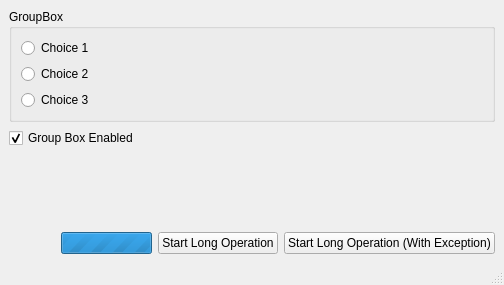
<?xml version="1.0" encoding="UTF-8"?>
<ui version="4.0">
 <class>MainWindow</class>
 <widget class="QMainWindow" name="MainWindow">
  <property name="geometry">
   <rect>
    <x>0</x>
    <y>0</y>
    <width>504</width>
    <height>285</height>
   </rect>
  </property>
  <property name="windowTitle">
   <string>Custom User Interface with Object Oriented Approach (Class ItomUi)</string>
  </property>
  <widget class="QWidget" name="centralwidget">
   <layout class="QVBoxLayout" name="verticalLayout">
    <item>
     <widget class="QGroupBox" name="groupBox">
      <property name="enabled">
       <bool>true</bool>
      </property>
      <property name="title">
       <string>GroupBox</string>
      </property>
      <property name="checkable">
       <bool>false</bool>
      </property>
      <layout class="QVBoxLayout" name="verticalLayout_2">
       <item>
        <widget class="QRadioButton" name="radioButton">
         <property name="text">
          <string>Choice 1</string>
         </property>
        </widget>
       </item>
       <item>
        <widget class="QRadioButton" name="radioButton_2">
         <property name="text">
          <string>Choice 2</string>
         </property>
        </widget>
       </item>
       <item>
        <widget class="QRadioButton" name="radioButton_3">
         <property name="text">
          <string>Choice 3</string>
         </property>
        </widget>
       </item>
      </layout>
     </widget>
    </item>
    <item>
     <widget class="QCheckBox" name="checkEnabled">
      <property name="text">
       <string>Group Box Enabled</string>
      </property>
      <property name="checked">
       <bool>true</bool>
      </property>
     </widget>
    </item>
    <item>
     <spacer name="verticalSpacer">
      <property name="orientation">
       <enum>Qt::Vertical</enum>
      </property>
      <property name="sizeHint" stdset="0">
       <size>
        <width>20</width>
        <height>40</height>
       </size>
      </property>
     </spacer>
    </item>
    <item>
     <layout class="QHBoxLayout" name="horizontalLayout">
      <item>
       <spacer name="horizontalSpacer">
        <property name="orientation">
         <enum>Qt::Horizontal</enum>
        </property>
        <property name="sizeHint" stdset="0">
         <size>
          <width>40</width>
          <height>20</height>
         </size>
        </property>
       </spacer>
      </item>
      <item>
       <widget class="QProgressBar" name="progressBar">
        <property name="maximum">
         <number>0</number>
        </property>
        <property name="value">
         <number>-1</number>
        </property>
        <property name="textVisible">
         <bool>false</bool>
        </property>
       </widget>
      </item>
      <item>
       <widget class="QPushButton" name="btnStart">
        <property name="text">
         <string>Start Long Operation</string>
        </property>
       </widget>
      </item>
      <item>
       <widget class="QPushButton" name="btnStartException">
        <property name="text">
         <string>Start Long Operation (With Exception)</string>
        </property>
       </widget>
      </item>
     </layout>
    </item>
   </layout>
  </widget>
  <widget class="QMenuBar" name="menubar">
   <property name="geometry">
    <rect>
     <x>0</x>
     <y>0</y>
     <width>504</width>
     <height>21</height>
    </rect>
   </property>
  </widget>
  <widget class="QStatusBar" name="statusbar"/>
 </widget>
 <resources/>
 <connections/>
</ui>
